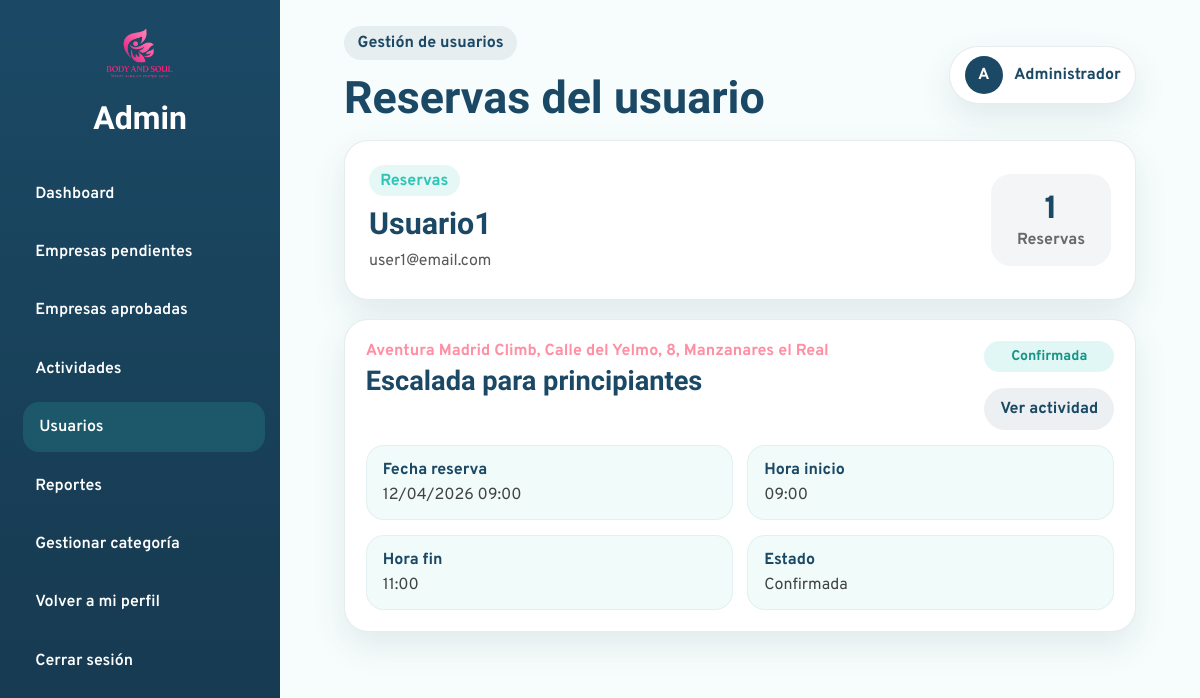
The app's page /Admin/reservas-usuario.php?id=4 (signed in) with its own data.
### tables this page shows
CREATE TABLE `reserva` (
  `id_reserva` int(11) NOT NULL,
  `id_usuario` int(11) NOT NULL,
  `id_servicio` int(11) NOT NULL,
  `fecha_hora` datetime NOT NULL,
  `estado` enum('pendiente','confirmada','cancelada') NOT NULL DEFAULT 'pendiente',
  `id_detalle_actividad` int(11) NOT NULL
);

CREATE TABLE `usuario` (
  `id_usuario` int(11) NOT NULL,
  `nombre` varchar(100) NOT NULL,
  `apellido` varchar(30) NOT NULL,
  `email` varchar(150) NOT NULL,
  `contrasena` varchar(255) NOT NULL,
  `telefono` varchar(20) DEFAULT NULL,
  `id_rol` int(11) NOT NULL,
  `fecha_registro` datetime NOT NULL DEFAULT current_timestamp(),
  `intentos` int(1) NOT NULL,
  `estado` enum('activo','suspendido') NOT NULL DEFAULT 'activo'
);

CREATE TABLE `servicio` (
  `id_servicio` int(11) NOT NULL,
  `id_empresa` int(11) NOT NULL,
  `nombre_servicio` varchar(150) NOT NULL,
  `descripcion` text DEFAULT NULL,
  `lugar` varchar(150) DEFAULT NULL,
  `id_categoria` int(11) NOT NULL,
  `precio` decimal(10,2) NOT NULL DEFAULT 0.00,
  `duracion` varchar(50) DEFAULT NULL,
  `materiales` text DEFAULT NULL,
  `estado` enum('activo','cancelado') NOT NULL DEFAULT 'activo'
);

CREATE TABLE `detalle_actividad` (
  `id` int(11) NOT NULL,
  `id_servicio` int(11) NOT NULL,
  `fecha` date NOT NULL,
  `hora_inicio` time NOT NULL,
  `hora_fin` time NOT NULL,
  `plazas_maximas` int(11) NOT NULL
);

### bd/bdadmin.php (called while the page is built, shortened)
<?php
class bdadmin{
public $pdo = "";
public function __construct($host,$port,$db,$user,$pass) {
    $this->pdo = new PDO("mysql:host=".$host.";port=".$port.";dbname=".$db.";charset=utf8", $user, $pass);
    }
public function ObtenerReservasUsuarioAdmin($idUsuario){
    $sentencia = "SELECT
                    r.*,
                    s.nombre_servicio,
                    s.lugar,
                    u.nombre,
                    u.apellido,
                    u.email,
                    d.fecha,
                    d.hora_inicio,
                    d.hora_fin
                  FROM reserva r
                  INNER JOIN usuario u ON r.id_usuario = u.id_usuario
                  INNER JOIN servicio s ON r.id_servicio = s.id_servicio
                  LEFT JOIN detalle_actividad d ON r.id_detalle_actividad = d.id
                  WHERE r.id_usuario = :id_usuario
                  ORDER BY r.fecha_hora DESC";
    $ejecucion = $this->pdo->prepare($sentencia);
    $ejecucion->execute([
        ":id_usuario" => $idUsuario
    ]);
    return $ejecucion->fetchAll(PDO::FETCH_ASSOC);
}
}

### Admin/reservas-usuario.php (the view, shortened to what this page needs)
<?php
require_once("head-admin.php");
$idUsuario = (int) $_GET["id"];
$reservas = $bdadmin->ObtenerReservasUsuarioAdmin($idUsuario);
if(count($reservas) > 0){
    $usuario = $reservas[0];
}else{
    $usuario = null;
}
?>
<main class="admin-content">
  <section class="approved-header-card">
    <div>
      <span class="admin-section-tag">Reservas</span>
      <h3>
        <?php if($usuario): ?>
          <?= htmlspecialchars($usuario["nombre"] . " " . $usuario["apellido"]) ?>
        <?php else: ?>
          Usuario sin reservas
        <?php endif; ?>
      </h3>
      <p>
        <?php if($usuario): ?>
          <?= htmlspecialchars($usuario["email"]) ?>
        <?php else: ?>
          Este usuario todavía no ha realizado reservas.
        <?php endif; ?>
      </p>
    </div>
    <div class="approved-summary">
      <span class="approved-summary-number"><?= count($reservas) ?></span>
      <span class="approved-summary-label">Reservas</span>
    </div>
  </section>
  <section class="approved-list">
    <?php if(count($reservas) > 0): ?>
      <?php foreach($reservas as $reserva): ?>
        <?php
          $estado = $reserva["estado"] ?? "confirmada";
          if($estado == "confirmada"){
              $claseEstado = "approved";
              $textoEstado = "Confirmada";
          }else{
              $claseEstado = "blocked";
              $textoEstado = ucfirst($estado);
          }
        ?>
        <article class="approved-company-card">
          <div class="approved-company-main">
            <div class="approved-company-header reservas-header-admin">
              <div class="approved-company-title-block">
                <p class="approved-company-category">
                  <?= htmlspecialchars($reserva["lugar"]) ?>
                </p>
                <h3><?= htmlspecialchars($reserva["nombre_servicio"]) ?></h3>
              </div>
              <div class="reserva-card-right">
                <span class="admin-status-chip <?= $claseEstado ?>">
                  <?= $textoEstado ?>
                </span>
                <a href="../publico/actividad.php?idact=<?= $reserva["id_servicio"] ?>" class="btn-detail">
                  Ver actividad
                </a>
              </div>
            </div>
            <div class="approved-company-grid">
              <div class="approved-info-item">
                <span class="info-label">Fecha reserva</span>
                <span class="info-value">
                  <?= date("d/m/Y H:i", strtotime($reserva["fecha_hora"])) ?>
                </span>
              </div>
              <div class="approved-info-item">
                <span class="info-label">Hora inicio</span>
                <span class="info-value">
                  <?= substr($reserva["hora_inicio"], 0, 5) ?>
                </span>
              </div>
              <div class="approved-info-item">
                <span class="info-label">Hora fin</span>
                <span class="info-value">
                  <?= substr($reserva["hora_fin"], 0, 5) ?>
                </span>
              </div>
              <div class="approved-info-item">
                <span class="info-label">Estado</span>
                <span class="info-value">
                  <?= ucfirst($estado) ?>
                </span>
              </div>
            </div>
          </div>
        </article>
      <?php endforeach; ?>
    <?php endif; ?>
  </section>
</main>
</div>
</div>
</body>
</html>

### css/admin-styles/admin-dashboard.css (style rules this page uses)
:root { --admin-primary: #1B4965; --admin-primary-dark: #16384E; --admin-secondary: #2EC4B6; --admin-accent: #FF8FA3; --admin-bg: #F7FDFC; --admin-surface: #ffffff; --admin-text: #2E2E2E; --admin-border: rgba(27, 73, 101, 0.10); --admin-shadow: 0 14px 34px rgba(27, 73, 101, 0.10); --admin-radius: 24px; --admin-transition: all 0.3s ease; }
* { box-sizing: border-box; }
body.admin-dashboard-body { margin: 0; font-family: "Overpass", sans-serif; background-color: var(--admin-bg); color: var(--admin-text); }
.admin-content { padding: 0 2rem 2rem; }
.admin-section-tag { display: inline-block; background-color: rgba(46, 196, 182, 0.12); color: var(--admin-secondary); padding: 0.35rem 0.7rem; border-radius: 999px; font-weight: 700; margin-bottom: 0.6rem; }
.admin-status-chip { display: inline-flex; align-items: center; justify-content: center; min-width: 96px; padding: 0.5rem 0.8rem; border-radius: 999px; font-weight: 700; font-size: 0.9rem; }
.admin-status-chip.approved { background-color: rgba(46, 196, 182, 0.14); color: #169486; }

### css/admin-styles/usuarios.css (style rules this page uses)
:root { --admin-primary: #1B4965; --admin-primary-dark: #16384E; --admin-secondary: #2EC4B6; --admin-accent: #FF8FA3; --admin-warning: #FFC857; --admin-bg: #F7FDFC; --admin-surface: #ffffff; --admin-text: #2E2E2E; --admin-border: rgba(27, 73, 101, 0.10); --admin-shadow: 0 14px 34px rgba(27, 73, 101, 0.10); --admin-radius: 24px; --admin-transition: all 0.3s ease; }
* { box-sizing: border-box; }
body.admin-dashboard-body, body.admin-body { margin: 0; font-family: "Overpass", sans-serif; background-color: var(--admin-bg); color: var(--admin-text); }
a { text-decoration: none; color: inherit; }
.admin-content { padding: 0 2rem 2rem; }
.admin-section-tag, .section-badge { display: inline-block; background-color: rgba(46, 196, 182, 0.12); color: var(--admin-secondary); padding: 0.35rem 0.7rem; border-radius: 999px; font-weight: 700; margin-bottom: 0.6rem; }
.admin-status-chip, .admin-user-status { display: inline-flex; align-items: center; justify-content: center; min-width: 105px; padding: 0.5rem 0.85rem; border-radius: 999px; font-size: 0.88rem; font-weight: 700; }
.admin-status-chip.approved, .status-active { background-color: rgba(46, 196, 182, 0.14); color: #169486; }
.btn-detail, .btn-secondary-admin, .btn-warning, .btn-admin { border: none; text-decoration: none; text-align: center; border-radius: 999px; padding: 0.7rem 1rem; font-weight: 700; cursor: pointer; transition: var(--admin-transition); display: inline-flex; align-items: center; justify-content: center; }
.btn-detail { background-color: rgba(27, 73, 101, 0.08); color: var(--admin-primary); }
.reservas-header-admin { align-items: flex-start; }
.reservas-header-admin .admin-status-chip { width: auto; min-width: auto; align-self: flex-start; margin-left: auto; padding: 0.45rem 1rem; }
.reservas-header-admin { display: flex; align-items: flex-start; justify-content: space-between; gap: 1rem; }
.reservas-header-admin .approved-company-title-block { flex: 1; }
.reservas-header-admin .admin-status-chip { width: auto; min-width: fit-content; flex-shrink: 0; margin-left: auto; padding: 0.45rem 1rem; }
.approved-company-card { display: grid; grid-template-columns: 1fr; gap: 1.5rem; align-items: center; }
.reserva-card-right { display: flex; flex-direction: column; gap: 1rem; align-items: stretch; }
.reserva-card-right .admin-status-chip, .reserva-card-right .btn-detail { width: 100%; }

### records on screen
reserva: id_usuario.apellido "Usuario1", id_usuario.email "user1@email.com", id_servicio.lugar "Aventura Madrid Climb, Calle del Yelmo, 8, Manzanares el Real", id_servicio.nombre_servicio "Escalada para principiantes", estado "Confirmada", fecha_hora "12/04/2026 09:00", id_detalle_actividad.hora_inicio "09:00", id_detalle_actividad.hora_fin "11:00"

### other values on screen
$etiquetaPagina "Gestión de usuarios"
$tituloPagina "Reservas del usuario"
count($reservas) "1"
